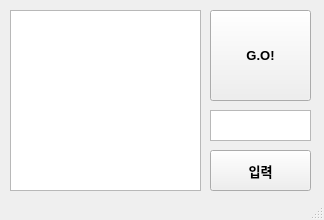
<?xml version="1.0" encoding="UTF-8"?>
<ui version="4.0">
 <class>MainWindow</class>
 <widget class="QMainWindow" name="MainWindow">
  <property name="sizePolicy">
   <sizepolicy hsizetype="Expanding" vsizetype="Expanding">
    <horstretch>0</horstretch>
    <verstretch>0</verstretch>
   </sizepolicy>
  </property>
  <property name="minimumSize">
   <size>
    <width>324</width>
    <height>220</height>
   </size>
  </property>
  <property name="maximumSize">
   <size>
    <width>324</width>
    <height>220</height>
   </size>
  </property>
  <property name="windowTitle">
   <string>MainWindow</string>
  </property>
  <widget class="QWidget" name="centralwidget">
   <property name="sizePolicy">
    <sizepolicy hsizetype="Expanding" vsizetype="Expanding">
     <horstretch>0</horstretch>
     <verstretch>0</verstretch>
    </sizepolicy>
   </property>
   <widget class="QTextBrowser" name="text">
    <property name="geometry">
     <rect>
      <x>10</x>
      <y>10</y>
      <width>191</width>
      <height>181</height>
     </rect>
    </property>
    <property name="font">
     <font>
      <pointsize>9</pointsize>
      <weight>75</weight>
      <bold>true</bold>
     </font>
    </property>
   </widget>
   <widget class="QPushButton" name="go_button">
    <property name="geometry">
     <rect>
      <x>210</x>
      <y>10</y>
      <width>101</width>
      <height>91</height>
     </rect>
    </property>
    <property name="font">
     <font>
      <pointsize>10</pointsize>
      <weight>75</weight>
      <bold>true</bold>
     </font>
    </property>
    <property name="text">
     <string>G.O!</string>
    </property>
   </widget>
   <widget class="QTextEdit" name="edit">
    <property name="geometry">
     <rect>
      <x>210</x>
      <y>110</y>
      <width>101</width>
      <height>31</height>
     </rect>
    </property>
   </widget>
   <widget class="QPushButton" name="input_button">
    <property name="geometry">
     <rect>
      <x>210</x>
      <y>150</y>
      <width>101</width>
      <height>41</height>
     </rect>
    </property>
    <property name="font">
     <font>
      <pointsize>10</pointsize>
      <weight>75</weight>
      <bold>true</bold>
     </font>
    </property>
    <property name="text">
     <string>입력</string>
    </property>
   </widget>
  </widget>
  <widget class="QMenuBar" name="menubar">
   <property name="geometry">
    <rect>
     <x>0</x>
     <y>0</y>
     <width>324</width>
     <height>26</height>
    </rect>
   </property>
  </widget>
  <widget class="QStatusBar" name="statusbar"/>
 </widget>
 <resources/>
 <connections/>
</ui>
